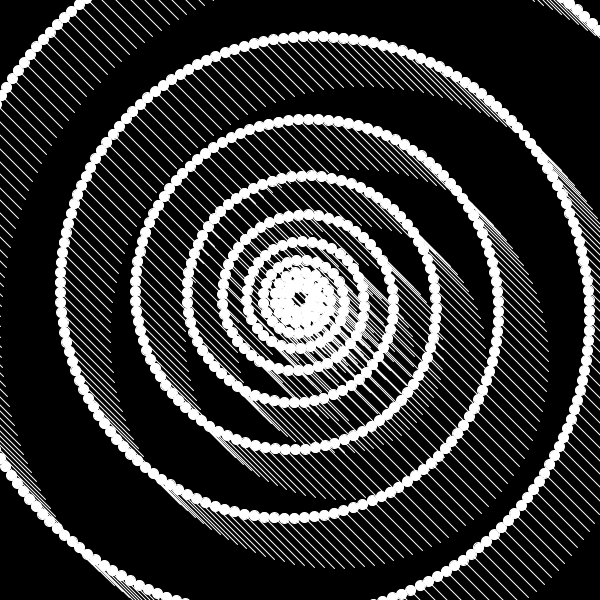
Frame 1 (no input)
Frame 60 (the mouse pressed at the canvas centre just before this capture): identical to frame 1, image omitted
Frame 120 (the mouse held since frame 60 and released just before this capture): identical to frame 1, image omitted

The Processing sketch that drew this single still picture (run headless with seeded random() and noise(); from frame 60 on, the mouse is pressed at the canvas centre):

// Processing sketch: Tunnel_002
// ── Tunnel_002.pde
float x;
float y;

float curAngle = 0;
float startAngle = 0;

float diam = 10;
float radius = 10;

float speed = 0;

void setup()
{
  size(600, 600);
  fill(255);
  stroke(255);
  fill(255);
}

void draw()
{
  background(0);

  for (int i = 0; i < 800; i++)
  {
    x = (cos(curAngle) * radius) + width/2;
    y = (sin(curAngle) * radius) + height/2;
 
    ellipse(x, y, diam, diam);
    line(x, y, x+50, y+50);
    
    curAngle += diam/radius;
    radius += 0.6;
  }
  
  radius = 10;
  startAngle += speed;
  curAngle = startAngle;
}

void keyPressed()
{
  if(key == 'a' || key == 'A') {
    speed += 0.01;
  } else if (key == 's' || key =='S') {
    speed -= 0.01;
  }
}
